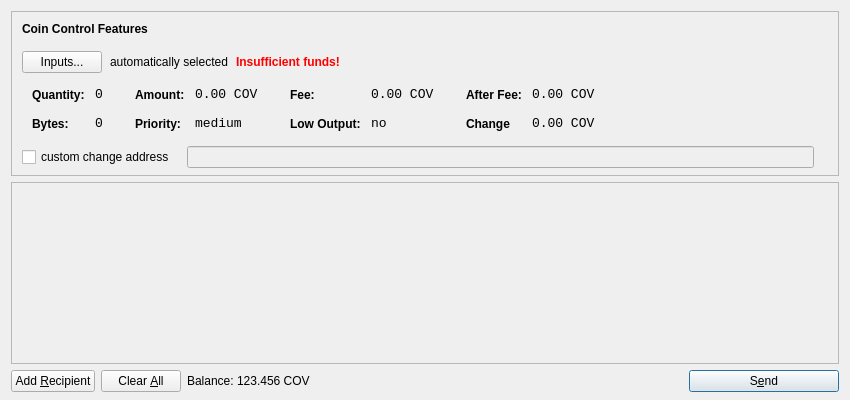
<?xml version="1.0" encoding="UTF-8"?>
<ui version="4.0">
 <class>SendCoinsDialog</class>
 <widget class="QDialog" name="SendCoinsDialog">
  <property name="geometry">
   <rect>
    <x>0</x>
    <y>0</y>
    <width>850</width>
    <height>400</height>
   </rect>
  </property>
  <property name="windowTitle">
   <string>Send Coins</string>
  </property>
  <layout class="QVBoxLayout" name="verticalLayout" stretch="0,1,0">
   <property name="bottomMargin">
    <number>8</number>
   </property>
   <item>
    <widget class="QFrame" name="frameCoinControl">
     <property name="sizePolicy">
      <sizepolicy hsizetype="Expanding" vsizetype="Expanding">
       <horstretch>0</horstretch>
       <verstretch>0</verstretch>
      </sizepolicy>
     </property>
     <property name="maximumSize">
      <size>
       <width>16777215</width>
       <height>16777215</height>
      </size>
     </property>
     <property name="frameShape">
      <enum>QFrame::StyledPanel</enum>
     </property>
     <property name="frameShadow">
      <enum>QFrame::Sunken</enum>
     </property>
     <layout class="QVBoxLayout" name="verticalLayoutCoinControl2">
      <property name="spacing">
       <number>6</number>
      </property>
      <property name="leftMargin">
       <number>0</number>
      </property>
      <property name="topMargin">
       <number>0</number>
      </property>
      <property name="rightMargin">
       <number>0</number>
      </property>
      <property name="bottomMargin">
       <number>6</number>
      </property>
      <item>
       <layout class="QVBoxLayout" name="verticalLayoutCoinControl" stretch="0,0,0,0,1">
        <property name="spacing">
         <number>0</number>
        </property>
        <property name="leftMargin">
         <number>10</number>
        </property>
        <property name="topMargin">
         <number>10</number>
        </property>
        <item>
         <layout class="QHBoxLayout" name="horizontalLayoutCoinControl1">
          <property name="bottomMargin">
           <number>15</number>
          </property>
          <item>
           <widget class="QLabel" name="labelCoinControlFeatures">
            <property name="sizePolicy">
             <sizepolicy hsizetype="Preferred" vsizetype="Maximum">
              <horstretch>0</horstretch>
              <verstretch>0</verstretch>
             </sizepolicy>
            </property>
            <property name="font">
             <font>
              <weight>75</weight>
              <bold>true</bold>
             </font>
            </property>
            <property name="styleSheet">
             <string notr="true">font-weight:bold;</string>
            </property>
            <property name="text">
             <string>Coin Control Features</string>
            </property>
           </widget>
          </item>
         </layout>
        </item>
        <item>
         <layout class="QHBoxLayout" name="horizontalLayoutCoinControl2" stretch="0,0,0,0">
          <property name="spacing">
           <number>8</number>
          </property>
          <property name="bottomMargin">
           <number>10</number>
          </property>
          <item>
           <widget class="QPushButton" name="pushButtonCoinControl">
            <property name="styleSheet">
             <string notr="true"/>
            </property>
            <property name="text">
             <string>Inputs...</string>
            </property>
           </widget>
          </item>
          <item>
           <widget class="QLabel" name="labelCoinControlAutomaticallySelected">
            <property name="text">
             <string>automatically selected</string>
            </property>
            <property name="margin">
             <number>5</number>
            </property>
           </widget>
          </item>
          <item>
           <widget class="QLabel" name="labelCoinControlInsuffFunds">
            <property name="font">
             <font>
              <weight>75</weight>
              <bold>true</bold>
             </font>
            </property>
            <property name="styleSheet">
             <string notr="true">color:red;font-weight:bold;</string>
            </property>
            <property name="text">
             <string>Insufficient funds!</string>
            </property>
            <property name="margin">
             <number>5</number>
            </property>
           </widget>
          </item>
          <item>
           <spacer name="horizontalSpacerCoinControl">
            <property name="orientation">
             <enum>Qt::Horizontal</enum>
            </property>
            <property name="sizeHint" stdset="0">
             <size>
              <width>40</width>
              <height>1</height>
             </size>
            </property>
           </spacer>
          </item>
         </layout>
        </item>
        <item>
         <widget class="QWidget" name="widgetCoinControl" native="true">
          <property name="sizePolicy">
           <sizepolicy hsizetype="Preferred" vsizetype="Preferred">
            <horstretch>0</horstretch>
            <verstretch>0</verstretch>
           </sizepolicy>
          </property>
          <property name="minimumSize">
           <size>
            <width>0</width>
            <height>0</height>
           </size>
          </property>
          <property name="styleSheet">
           <string notr="true"/>
          </property>
          <layout class="QHBoxLayout" name="horizontalLayoutCoinControl5">
           <property name="margin">
            <number>0</number>
           </property>
           <item>
            <layout class="QHBoxLayout" name="horizontalLayoutCoinControl3" stretch="0,0,0,1">
             <property name="spacing">
              <number>20</number>
             </property>
             <property name="topMargin">
              <number>0</number>
             </property>
             <property name="bottomMargin">
              <number>10</number>
             </property>
             <item>
              <layout class="QFormLayout" name="formLayoutCoinControl1">
               <property name="horizontalSpacing">
                <number>10</number>
               </property>
               <property name="verticalSpacing">
                <number>14</number>
               </property>
               <property name="leftMargin">
                <number>10</number>
               </property>
               <property name="topMargin">
                <number>4</number>
               </property>
               <property name="rightMargin">
                <number>6</number>
               </property>
               <item row="0" column="0">
                <widget class="QLabel" name="labelCoinControlQuantityText">
                 <property name="styleSheet">
                  <string notr="true">font-weight:bold;</string>
                 </property>
                 <property name="text">
                  <string>Quantity:</string>
                 </property>
                 <property name="margin">
                  <number>0</number>
                 </property>
                </widget>
               </item>
               <item row="0" column="1">
                <widget class="QLabel" name="labelCoinControlQuantity">
                 <property name="font">
                  <font>
                   <family>Monospace</family>
                   <pointsize>10</pointsize>
                  </font>
                 </property>
                 <property name="cursor">
                  <cursorShape>IBeamCursor</cursorShape>
                 </property>
                 <property name="contextMenuPolicy">
                  <enum>Qt::ActionsContextMenu</enum>
                 </property>
                 <property name="text">
                  <string>0</string>
                 </property>
                 <property name="margin">
                  <number>0</number>
                 </property>
                 <property name="textInteractionFlags">
                  <set>Qt::LinksAccessibleByMouse|Qt::TextSelectableByKeyboard|Qt::TextSelectableByMouse</set>
                 </property>
                </widget>
               </item>
               <item row="1" column="0">
                <widget class="QLabel" name="labelCoinControlBytesText">
                 <property name="styleSheet">
                  <string notr="true">font-weight:bold;</string>
                 </property>
                 <property name="text">
                  <string>Bytes:</string>
                 </property>
                </widget>
               </item>
               <item row="1" column="1">
                <widget class="QLabel" name="labelCoinControlBytes">
                 <property name="font">
                  <font>
                   <family>Monospace</family>
                   <pointsize>10</pointsize>
                  </font>
                 </property>
                 <property name="cursor">
                  <cursorShape>IBeamCursor</cursorShape>
                 </property>
                 <property name="contextMenuPolicy">
                  <enum>Qt::ActionsContextMenu</enum>
                 </property>
                 <property name="text">
                  <string>0</string>
                 </property>
                 <property name="textInteractionFlags">
                  <set>Qt::LinksAccessibleByMouse|Qt::TextSelectableByKeyboard|Qt::TextSelectableByMouse</set>
                 </property>
                </widget>
               </item>
              </layout>
             </item>
             <item>
              <layout class="QFormLayout" name="formLayoutCoinControl2">
               <property name="horizontalSpacing">
                <number>10</number>
               </property>
               <property name="verticalSpacing">
                <number>14</number>
               </property>
               <property name="leftMargin">
                <number>6</number>
               </property>
               <property name="topMargin">
                <number>4</number>
               </property>
               <property name="rightMargin">
                <number>6</number>
               </property>
               <item row="0" column="0">
                <widget class="QLabel" name="labelCoinControlAmountText">
                 <property name="styleSheet">
                  <string notr="true">font-weight:bold;</string>
                 </property>
                 <property name="text">
                  <string>Amount:</string>
                 </property>
                 <property name="margin">
                  <number>0</number>
                 </property>
                </widget>
               </item>
               <item row="0" column="1">
                <widget class="QLabel" name="labelCoinControlAmount">
                 <property name="font">
                  <font>
                   <family>Monospace</family>
                   <pointsize>10</pointsize>
                  </font>
                 </property>
                 <property name="cursor">
                  <cursorShape>IBeamCursor</cursorShape>
                 </property>
                 <property name="contextMenuPolicy">
                  <enum>Qt::ActionsContextMenu</enum>
                 </property>
                 <property name="text">
                  <string>0.00 COV</string>
                 </property>
                 <property name="textInteractionFlags">
                  <set>Qt::LinksAccessibleByMouse|Qt::TextSelectableByKeyboard|Qt::TextSelectableByMouse</set>
                 </property>
                </widget>
               </item>
               <item row="1" column="0">
                <widget class="QLabel" name="labelCoinControlPriorityText">
                 <property name="styleSheet">
                  <string notr="true">font-weight:bold;</string>
                 </property>
                 <property name="text">
                  <string>Priority:</string>
                 </property>
                </widget>
               </item>
               <item row="1" column="1">
                <widget class="QLabel" name="labelCoinControlPriority">
                 <property name="font">
                  <font>
                   <family>Monospace</family>
                   <pointsize>10</pointsize>
                  </font>
                 </property>
                 <property name="cursor">
                  <cursorShape>IBeamCursor</cursorShape>
                 </property>
                 <property name="contextMenuPolicy">
                  <enum>Qt::ActionsContextMenu</enum>
                 </property>
                 <property name="text">
                  <string>medium</string>
                 </property>
                 <property name="textInteractionFlags">
                  <set>Qt::LinksAccessibleByMouse|Qt::TextSelectableByKeyboard|Qt::TextSelectableByMouse</set>
                 </property>
                </widget>
               </item>
              </layout>
             </item>
             <item>
              <layout class="QFormLayout" name="formLayoutCoinControl3">
               <property name="horizontalSpacing">
                <number>10</number>
               </property>
               <property name="verticalSpacing">
                <number>14</number>
               </property>
               <property name="leftMargin">
                <number>6</number>
               </property>
               <property name="topMargin">
                <number>4</number>
               </property>
               <property name="rightMargin">
                <number>6</number>
               </property>
               <item row="0" column="0">
                <widget class="QLabel" name="labelCoinControlFeeText">
                 <property name="styleSheet">
                  <string notr="true">font-weight:bold;</string>
                 </property>
                 <property name="text">
                  <string>Fee:</string>
                 </property>
                 <property name="margin">
                  <number>0</number>
                 </property>
                </widget>
               </item>
               <item row="0" column="1">
                <widget class="QLabel" name="labelCoinControlFee">
                 <property name="font">
                  <font>
                   <family>Monospace</family>
                   <pointsize>10</pointsize>
                  </font>
                 </property>
                 <property name="cursor">
                  <cursorShape>IBeamCursor</cursorShape>
                 </property>
                 <property name="contextMenuPolicy">
                  <enum>Qt::ActionsContextMenu</enum>
                 </property>
                 <property name="text">
                  <string>0.00 COV</string>
                 </property>
                 <property name="textInteractionFlags">
                  <set>Qt::LinksAccessibleByMouse|Qt::TextSelectableByKeyboard|Qt::TextSelectableByMouse</set>
                 </property>
                </widget>
               </item>
               <item row="1" column="0">
                <widget class="QLabel" name="labelCoinControlLowOutputText">
                 <property name="styleSheet">
                  <string notr="true">font-weight:bold;</string>
                 </property>
                 <property name="text">
                  <string>Low Output:</string>
                 </property>
                </widget>
               </item>
               <item row="1" column="1">
                <widget class="QLabel" name="labelCoinControlLowOutput">
                 <property name="font">
                  <font>
                   <family>Monospace</family>
                   <pointsize>10</pointsize>
                  </font>
                 </property>
                 <property name="cursor">
                  <cursorShape>IBeamCursor</cursorShape>
                 </property>
                 <property name="contextMenuPolicy">
                  <enum>Qt::ActionsContextMenu</enum>
                 </property>
                 <property name="text">
                  <string>no</string>
                 </property>
                 <property name="textInteractionFlags">
                  <set>Qt::LinksAccessibleByMouse|Qt::TextSelectableByKeyboard|Qt::TextSelectableByMouse</set>
                 </property>
                </widget>
               </item>
              </layout>
             </item>
             <item>
              <layout class="QFormLayout" name="formLayoutCoinControl4">
               <property name="horizontalSpacing">
                <number>10</number>
               </property>
               <property name="verticalSpacing">
                <number>14</number>
               </property>
               <property name="leftMargin">
                <number>6</number>
               </property>
               <property name="topMargin">
                <number>4</number>
               </property>
               <property name="rightMargin">
                <number>6</number>
               </property>
               <item row="0" column="0">
                <widget class="QLabel" name="labelCoinControlAfterFeeText">
                 <property name="styleSheet">
                  <string notr="true">font-weight:bold;</string>
                 </property>
                 <property name="text">
                  <string>After Fee:</string>
                 </property>
                 <property name="margin">
                  <number>0</number>
                 </property>
                </widget>
               </item>
               <item row="0" column="1">
                <widget class="QLabel" name="labelCoinControlAfterFee">
                 <property name="font">
                  <font>
                   <family>Monospace</family>
                   <pointsize>10</pointsize>
                  </font>
                 </property>
                 <property name="cursor">
                  <cursorShape>IBeamCursor</cursorShape>
                 </property>
                 <property name="contextMenuPolicy">
                  <enum>Qt::ActionsContextMenu</enum>
                 </property>
                 <property name="text">
                  <string>0.00 COV</string>
                 </property>
                 <property name="textInteractionFlags">
                  <set>Qt::LinksAccessibleByMouse|Qt::TextSelectableByKeyboard|Qt::TextSelectableByMouse</set>
                 </property>
                </widget>
               </item>
               <item row="1" column="0">
                <widget class="QLabel" name="labelCoinControlChangeText">
                 <property name="styleSheet">
                  <string notr="true">font-weight:bold;</string>
                 </property>
                 <property name="text">
                  <string>Change</string>
                 </property>
                </widget>
               </item>
               <item row="1" column="1">
                <widget class="QLabel" name="labelCoinControlChange">
                 <property name="font">
                  <font>
                   <family>Monospace</family>
                   <pointsize>10</pointsize>
                  </font>
                 </property>
                 <property name="cursor">
                  <cursorShape>IBeamCursor</cursorShape>
                 </property>
                 <property name="contextMenuPolicy">
                  <enum>Qt::ActionsContextMenu</enum>
                 </property>
                 <property name="text">
                  <string>0.00 COV</string>
                 </property>
                 <property name="textInteractionFlags">
                  <set>Qt::LinksAccessibleByMouse|Qt::TextSelectableByKeyboard|Qt::TextSelectableByMouse</set>
                 </property>
                </widget>
               </item>
              </layout>
             </item>
            </layout>
           </item>
          </layout>
         </widget>
        </item>
        <item>
         <layout class="QHBoxLayout" name="horizontalLayoutCoinControl4" stretch="0,0,0">
          <property name="spacing">
           <number>12</number>
          </property>
          <property name="sizeConstraint">
           <enum>QLayout::SetDefaultConstraint</enum>
          </property>
          <property name="topMargin">
           <number>5</number>
          </property>
          <property name="rightMargin">
           <number>5</number>
          </property>
          <item>
           <widget class="QCheckBox" name="checkBoxCoinControlChange">
            <property name="text">
             <string>custom change address</string>
            </property>
           </widget>
          </item>
          <item>
           <widget class="QLineEdit" name="lineEditCoinControlChange">
            <property name="enabled">
             <bool>false</bool>
            </property>
            <property name="sizePolicy">
             <sizepolicy hsizetype="Expanding" vsizetype="Fixed">
              <horstretch>0</horstretch>
              <verstretch>0</verstretch>
             </sizepolicy>
            </property>
           </widget>
          </item>
          <item>
           <widget class="QLabel" name="labelCoinControlChangeLabel">
            <property name="sizePolicy">
             <sizepolicy hsizetype="Preferred" vsizetype="Expanding">
              <horstretch>0</horstretch>
              <verstretch>0</verstretch>
             </sizepolicy>
            </property>
            <property name="minimumSize">
             <size>
              <width>0</width>
              <height>0</height>
             </size>
            </property>
            <property name="text">
             <string/>
            </property>
            <property name="margin">
             <number>3</number>
            </property>
           </widget>
          </item>
         </layout>
        </item>
        <item>
         <spacer name="verticalSpacerCoinControl">
          <property name="orientation">
           <enum>Qt::Vertical</enum>
          </property>
          <property name="sizeHint" stdset="0">
           <size>
            <width>800</width>
            <height>1</height>
           </size>
          </property>
         </spacer>
        </item>
       </layout>
      </item>
     </layout>
    </widget>
   </item>
   <item>
    <widget class="QScrollArea" name="scrollArea">
     <property name="widgetResizable">
      <bool>true</bool>
     </property>
     <widget class="QWidget" name="scrollAreaWidgetContents">
      <property name="geometry">
       <rect>
        <x>0</x>
        <y>0</y>
        <width>830</width>
        <height>162</height>
       </rect>
      </property>
      <layout class="QVBoxLayout" name="verticalLayout_2">
       <property name="margin">
        <number>0</number>
       </property>
       <item>
        <layout class="QVBoxLayout" name="entries">
         <property name="spacing">
          <number>6</number>
         </property>
        </layout>
       </item>
       <item>
        <spacer name="verticalSpacer">
         <property name="orientation">
          <enum>Qt::Vertical</enum>
         </property>
         <property name="sizeHint" stdset="0">
          <size>
           <width>20</width>
           <height>40</height>
          </size>
         </property>
        </spacer>
       </item>
      </layout>
     </widget>
    </widget>
   </item>
   <item>
    <layout class="QHBoxLayout" name="horizontalLayout">
     <item>
      <widget class="QPushButton" name="addButton">
       <property name="toolTip">
        <string>Send to multiple recipients at once</string>
       </property>
       <property name="text">
        <string>Add &amp;Recipient</string>
       </property>
       <property name="icon">
        <iconset resource="../bitcoin.qrc">
         <normaloff>:/icons/add</normaloff>:/icons/add</iconset>
       </property>
       <property name="autoDefault">
        <bool>false</bool>
       </property>
      </widget>
     </item>
     <item>
      <widget class="QPushButton" name="clearButton">
       <property name="sizePolicy">
        <sizepolicy hsizetype="Minimum" vsizetype="Fixed">
         <horstretch>0</horstretch>
         <verstretch>0</verstretch>
        </sizepolicy>
       </property>
       <property name="toolTip">
        <string>Remove all transaction fields</string>
       </property>
       <property name="text">
        <string>Clear &amp;All</string>
       </property>
       <property name="icon">
        <iconset resource="../bitcoin.qrc">
         <normaloff>:/icons/remove</normaloff>:/icons/remove</iconset>
       </property>
       <property name="autoRepeatDelay">
        <number>300</number>
       </property>
       <property name="autoDefault">
        <bool>false</bool>
       </property>
      </widget>
     </item>
     <item>
      <layout class="QHBoxLayout" name="horizontalLayout_2">
       <property name="spacing">
        <number>3</number>
       </property>
       <item>
        <widget class="QLabel" name="label">
         <property name="sizePolicy">
          <sizepolicy hsizetype="Preferred" vsizetype="Fixed">
           <horstretch>0</horstretch>
           <verstretch>0</verstretch>
          </sizepolicy>
         </property>
         <property name="text">
          <string>Balance:</string>
         </property>
        </widget>
       </item>
       <item>
        <widget class="QLabel" name="labelBalance">
         <property name="sizePolicy">
          <sizepolicy hsizetype="Preferred" vsizetype="Fixed">
           <horstretch>0</horstretch>
           <verstretch>0</verstretch>
          </sizepolicy>
         </property>
         <property name="cursor">
          <cursorShape>IBeamCursor</cursorShape>
         </property>
         <property name="text">
          <string>123.456 COV</string>
         </property>
         <property name="textInteractionFlags">
          <set>Qt::LinksAccessibleByMouse|Qt::TextSelectableByKeyboard|Qt::TextSelectableByMouse</set>
         </property>
        </widget>
       </item>
      </layout>
     </item>
     <item>
      <spacer name="horizontalSpacer">
       <property name="orientation">
        <enum>Qt::Horizontal</enum>
       </property>
       <property name="sizeHint" stdset="0">
        <size>
         <width>40</width>
         <height>20</height>
        </size>
       </property>
      </spacer>
     </item>
     <item>
      <widget class="QPushButton" name="sendButton">
       <property name="minimumSize">
        <size>
         <width>150</width>
         <height>0</height>
        </size>
       </property>
       <property name="toolTip">
        <string>Confirm the send action</string>
       </property>
       <property name="text">
        <string>S&amp;end</string>
       </property>
       <property name="icon">
        <iconset resource="../bitcoin.qrc">
         <normaloff>:/icons/send</normaloff>:/icons/send</iconset>
       </property>
       <property name="default">
        <bool>true</bool>
       </property>
      </widget>
     </item>
    </layout>
   </item>
  </layout>
 </widget>
 <resources>
  <include location="../bitcoin.qrc"/>
 </resources>
 <connections/>
</ui>
